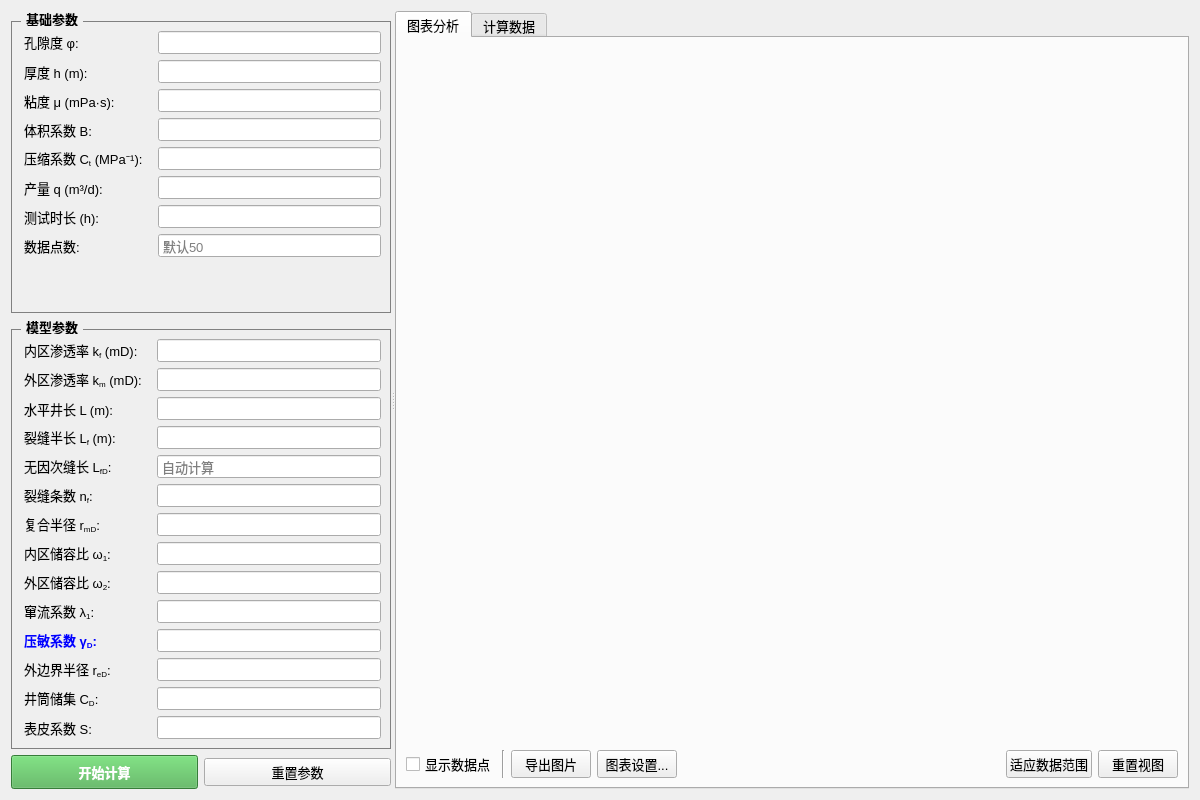
<?xml version="1.0" encoding="UTF-8"?>
<ui version="4.0">
 <class>ModelWidget01_06</class>
 <widget class="QWidget" name="ModelWidget01_06">
  <property name="geometry">
   <rect>
    <x>0</x>
    <y>0</y>
    <width>1200</width>
    <height>800</height>
   </rect>
  </property>
  <property name="windowTitle">
   <string>压裂水平井复合模型 (01-06)</string>
  </property>
  <property name="styleSheet">
   <string notr="true">QWidget { color: black; font-family: &quot;Microsoft YaHei&quot;; font-size: 10pt; }
QGroupBox { font-weight: bold; border: 1px solid gray; margin-top: 10px; }
QGroupBox::title { subcontrol-origin: margin; left: 10px; padding: 0 3px; }
QLineEdit { padding: 2px; } QLabel { padding-right: 5px; }</string>
  </property>
  <layout class="QHBoxLayout" name="horizontalLayout">
   <item>
    <widget class="QSplitter" name="splitter">
     <property name="orientation">
      <enum>Qt::Horizontal</enum>
     </property>
     <widget class="QWidget" name="leftPanel" native="true">
      <property name="maximumSize">
       <size>
        <width>380</width>
        <height>16777215</height>
       </size>
      </property>
      <layout class="QVBoxLayout" name="verticalLayout">
       <item>
        <widget class="QGroupBox" name="basicParamGroup">
         <property name="title">
          <string>基础参数</string>
         </property>
         <layout class="QFormLayout" name="formLayout_Base">
          <item row="0" column="0">
           <widget class="QLabel" name="label_phi">
            <property name="text">
             <string>&lt;html&gt;&lt;head/&gt;&lt;body&gt;&lt;p&gt;孔隙度 φ:&lt;/p&gt;&lt;/body&gt;&lt;/html&gt;</string>
            </property>
           </widget>
          </item>
          <item row="0" column="1">
           <widget class="QLineEdit" name="phiEdit"/>
          </item>
          <item row="1" column="0">
           <widget class="QLabel" name="label_h">
            <property name="text">
             <string>厚度 h (m):</string>
            </property>
           </widget>
          </item>
          <item row="1" column="1">
           <widget class="QLineEdit" name="hEdit"/>
          </item>
          <item row="2" column="0">
           <widget class="QLabel" name="label_mu">
            <property name="text">
             <string>粘度 μ (mPa·s):</string>
            </property>
           </widget>
          </item>
          <item row="2" column="1">
           <widget class="QLineEdit" name="muEdit"/>
          </item>
          <item row="3" column="0">
           <widget class="QLabel" name="label_B">
            <property name="text">
             <string>体积系数 B:</string>
            </property>
           </widget>
          </item>
          <item row="3" column="1">
           <widget class="QLineEdit" name="BEdit"/>
          </item>
          <item row="4" column="0">
           <widget class="QLabel" name="label_Ct">
            <property name="text">
             <string>&lt;html&gt;&lt;head/&gt;&lt;body&gt;&lt;p&gt;压缩系数 C&lt;sub&gt;t&lt;/sub&gt; (MPa⁻¹):&lt;/p&gt;&lt;/body&gt;&lt;/html&gt;</string>
            </property>
           </widget>
          </item>
          <item row="4" column="1">
           <widget class="QLineEdit" name="CtEdit"/>
          </item>
          <item row="5" column="0">
           <widget class="QLabel" name="label_q">
            <property name="text">
             <string>产量 q (m³/d):</string>
            </property>
           </widget>
          </item>
          <item row="5" column="1">
           <widget class="QLineEdit" name="qEdit"/>
          </item>
          <item row="6" column="0">
           <widget class="QLabel" name="label_t">
            <property name="text">
             <string>测试时长 (h):</string>
            </property>
           </widget>
          </item>
          <item row="6" column="1">
           <widget class="QLineEdit" name="tEdit"/>
          </item>
          <item row="7" column="0">
           <widget class="QLabel" name="label_points">
            <property name="text">
             <string>数据点数:</string>
            </property>
           </widget>
          </item>
          <item row="7" column="1">
           <widget class="QLineEdit" name="pointsEdit">
            <property name="placeholderText">
             <string>默认50</string>
            </property>
           </widget>
          </item>
         </layout>
        </widget>
       </item>
       <item>
        <widget class="QGroupBox" name="modelParamGroup">
         <property name="title">
          <string>模型参数</string>
         </property>
         <layout class="QFormLayout" name="formLayout_Model">
          <item row="0" column="0">
           <widget class="QLabel" name="label_kf">
            <property name="text">
             <string>&lt;html&gt;&lt;head/&gt;&lt;body&gt;&lt;p&gt;内区渗透率 k&lt;sub&gt;f&lt;/sub&gt; (mD):&lt;/p&gt;&lt;/body&gt;&lt;/html&gt;</string>
            </property>
           </widget>
          </item>
          <item row="0" column="1">
           <widget class="QLineEdit" name="kfEdit"/>
          </item>
          <item row="1" column="0">
           <widget class="QLabel" name="label_km">
            <property name="text">
             <string>&lt;html&gt;&lt;head/&gt;&lt;body&gt;&lt;p&gt;外区渗透率 k&lt;sub&gt;m&lt;/sub&gt; (mD):&lt;/p&gt;&lt;/body&gt;&lt;/html&gt;</string>
            </property>
           </widget>
          </item>
          <item row="1" column="1">
           <widget class="QLineEdit" name="kmEdit"/>
          </item>
          <item row="2" column="0">
           <widget class="QLabel" name="label_L">
            <property name="text">
             <string>水平井长 L (m):</string>
            </property>
           </widget>
          </item>
          <item row="2" column="1">
           <widget class="QLineEdit" name="LEdit"/>
          </item>
          <item row="3" column="0">
           <widget class="QLabel" name="label_Lf">
            <property name="text">
             <string>&lt;html&gt;&lt;head/&gt;&lt;body&gt;&lt;p&gt;裂缝半长 L&lt;sub&gt;f&lt;/sub&gt; (m):&lt;/p&gt;&lt;/body&gt;&lt;/html&gt;</string>
            </property>
           </widget>
          </item>
          <item row="3" column="1">
           <widget class="QLineEdit" name="LfEdit"/>
          </item>
          <item row="4" column="0">
           <widget class="QLabel" name="label_LfD">
            <property name="text">
             <string>&lt;html&gt;&lt;head/&gt;&lt;body&gt;&lt;p&gt;无因次缝长 L&lt;sub&gt;fD&lt;/sub&gt;:&lt;/p&gt;&lt;/body&gt;&lt;/html&gt;</string>
            </property>
           </widget>
          </item>
          <item row="4" column="1">
           <widget class="QLineEdit" name="LfDEdit">
            <property name="readOnly">
             <bool>true</bool>
            </property>
            <property name="placeholderText">
             <string>自动计算</string>
            </property>
           </widget>
          </item>
          <item row="5" column="0">
           <widget class="QLabel" name="label_nf">
            <property name="text">
             <string>&lt;html&gt;&lt;head/&gt;&lt;body&gt;&lt;p&gt;裂缝条数 n&lt;sub&gt;f&lt;/sub&gt;:&lt;/p&gt;&lt;/body&gt;&lt;/html&gt;</string>
            </property>
           </widget>
          </item>
          <item row="5" column="1">
           <widget class="QLineEdit" name="nfEdit"/>
          </item>
          <item row="6" column="0">
           <widget class="QLabel" name="label_rmD">
            <property name="text">
             <string>&lt;html&gt;&lt;head/&gt;&lt;body&gt;&lt;p&gt;复合半径 r&lt;sub&gt;mD&lt;/sub&gt;:&lt;/p&gt;&lt;/body&gt;&lt;/html&gt;</string>
            </property>
           </widget>
          </item>
          <item row="6" column="1">
           <widget class="QLineEdit" name="rmDEdit"/>
          </item>
          <item row="7" column="0">
           <widget class="QLabel" name="label_omga1">
            <property name="text">
             <string>&lt;html&gt;&lt;head/&gt;&lt;body&gt;&lt;p&gt;内区储容比 ω&lt;sub&gt;1&lt;/sub&gt;:&lt;/p&gt;&lt;/body&gt;&lt;/html&gt;</string>
            </property>
           </widget>
          </item>
          <item row="7" column="1">
           <widget class="QLineEdit" name="omga1Edit"/>
          </item>
          <item row="8" column="0">
           <widget class="QLabel" name="label_omga2">
            <property name="text">
             <string>&lt;html&gt;&lt;head/&gt;&lt;body&gt;&lt;p&gt;外区储容比 ω&lt;sub&gt;2&lt;/sub&gt;:&lt;/p&gt;&lt;/body&gt;&lt;/html&gt;</string>
            </property>
           </widget>
          </item>
          <item row="8" column="1">
           <widget class="QLineEdit" name="omga2Edit"/>
          </item>
          <item row="9" column="0">
           <widget class="QLabel" name="label_remda1">
            <property name="text">
             <string>&lt;html&gt;&lt;head/&gt;&lt;body&gt;&lt;p&gt;窜流系数 λ&lt;sub&gt;1&lt;/sub&gt;:&lt;/p&gt;&lt;/body&gt;&lt;/html&gt;</string>
            </property>
           </widget>
          </item>
          <item row="9" column="1">
           <widget class="QLineEdit" name="remda1Edit"/>
          </item>
          <item row="10" column="0">
           <widget class="QLabel" name="label_gamaD">
            <property name="styleSheet">
             <string notr="true">color: blue; font-weight: bold;</string>
            </property>
            <property name="text">
             <string>&lt;html&gt;&lt;head/&gt;&lt;body&gt;&lt;p&gt;压敏系数 γ&lt;sub&gt;D&lt;/sub&gt;:&lt;/p&gt;&lt;/body&gt;&lt;/html&gt;</string>
            </property>
            <property name="toolTip">
             <string>渗透率模量</string>
            </property>
           </widget>
          </item>
          <item row="10" column="1">
           <widget class="QLineEdit" name="gamaDEdit"/>
          </item>

          <item row="11" column="0">
           <widget class="QLabel" name="label_reD">
            <property name="text">
             <string>&lt;html&gt;&lt;head/&gt;&lt;body&gt;&lt;p&gt;外边界半径 r&lt;sub&gt;eD&lt;/sub&gt;:&lt;/p&gt;&lt;/body&gt;&lt;/html&gt;</string>
            </property>
           </widget>
          </item>
          <item row="11" column="1">
           <widget class="QLineEdit" name="reDEdit"/>
          </item>

          <item row="12" column="0">
           <widget class="QLabel" name="label_cD">
            <property name="text">
             <string>&lt;html&gt;&lt;head/&gt;&lt;body&gt;&lt;p&gt;井筒储集 C&lt;sub&gt;D&lt;/sub&gt;:&lt;/p&gt;&lt;/body&gt;&lt;/html&gt;</string>
            </property>
           </widget>
          </item>
          <item row="12" column="1">
           <widget class="QLineEdit" name="cDEdit"/>
          </item>
          <item row="13" column="0">
           <widget class="QLabel" name="label_s">
            <property name="text">
             <string>表皮系数 S:</string>
            </property>
           </widget>
          </item>
          <item row="13" column="1">
           <widget class="QLineEdit" name="sEdit"/>
          </item>
         </layout>
        </widget>
       </item>
       <item>
        <layout class="QHBoxLayout" name="horizontalLayout_Btns">
         <item>
          <widget class="QPushButton" name="calculateButton">
           <property name="styleSheet">
            <string notr="true">background-color: #4CAF50; color: white; font-weight: bold; padding: 6px;</string>
           </property>
           <property name="text">
            <string>开始计算</string>
           </property>
          </widget>
         </item>
         <item>
          <widget class="QPushButton" name="resetButton">
           <property name="text">
            <string>重置参数</string>
           </property>
          </widget>
         </item>
        </layout>
       </item>
      </layout>
     </widget>
     <widget class="QWidget" name="rightPanel" native="true">
      <layout class="QVBoxLayout" name="rightLayout">
       <item>
        <widget class="QTabWidget" name="tabWidget_Right">
         <property name="currentIndex">
          <number>0</number>
         </property>
         <widget class="QWidget" name="tab_Chart">
          <attribute name="title">
           <string>图表分析</string>
          </attribute>
          <layout class="QVBoxLayout" name="verticalLayout_ChartTab">
           <item>
            <widget class="QWidget" name="chartContainer" native="true">
             <property name="sizePolicy">
              <sizepolicy hsizetype="Expanding" vsizetype="Expanding">
               <horstretch>0</horstretch>
               <verstretch>0</verstretch>
              </sizepolicy>
             </property>
            </widget>
           </item>
           <item>
            <layout class="QHBoxLayout" name="horizontalLayout_ChartTools">
             <item>
              <widget class="QCheckBox" name="checkShowPoints">
               <property name="text">
                <string>显示数据点</string>
               </property>
              </widget>
             </item>
             <item>
              <widget class="Line" name="line">
               <property name="orientation">
                <enum>Qt::Vertical</enum>
               </property>
              </widget>
             </item>
             <item>
              <widget class="QPushButton" name="btnExportImage">
               <property name="text">
                <string>导出图片</string>
               </property>
              </widget>
             </item>
             <item>
              <widget class="QPushButton" name="chartSettingsButton">
               <property name="text">
                <string>图表设置...</string>
               </property>
              </widget>
             </item>
             <item>
              <spacer name="horizontalSpacer">
               <property name="orientation">
                <enum>Qt::Horizontal</enum>
               </property>
               <property name="sizeHint" stdset="0">
                <size>
                 <width>40</width>
                 <height>20</height>
                </size>
               </property>
              </spacer>
             </item>
             <item>
              <widget class="QPushButton" name="fitToDataButton">
               <property name="text">
                <string>适应数据范围</string>
               </property>
              </widget>
             </item>
             <item>
              <widget class="QPushButton" name="resetViewButton">
               <property name="text">
                <string>重置视图</string>
               </property>
              </widget>
             </item>
            </layout>
           </item>
          </layout>
         </widget>
         <widget class="QWidget" name="tab_Data">
          <attribute name="title">
           <string>计算数据</string>
          </attribute>
          <layout class="QVBoxLayout" name="verticalLayout_DataTab">
           <item>
            <widget class="QTextEdit" name="resultTextEdit">
             <property name="readOnly">
              <bool>true</bool>
             </property>
            </widget>
           </item>
           <item>
            <widget class="QPushButton" name="btnExportData">
             <property name="text">
              <string>导出数据 (.csv)</string>
             </property>
            </widget>
           </item>
          </layout>
         </widget>
        </widget>
       </item>
      </layout>
     </widget>
    </widget>
   </item>
  </layout>
 </widget>
 <resources/>
 <connections/>
</ui>
